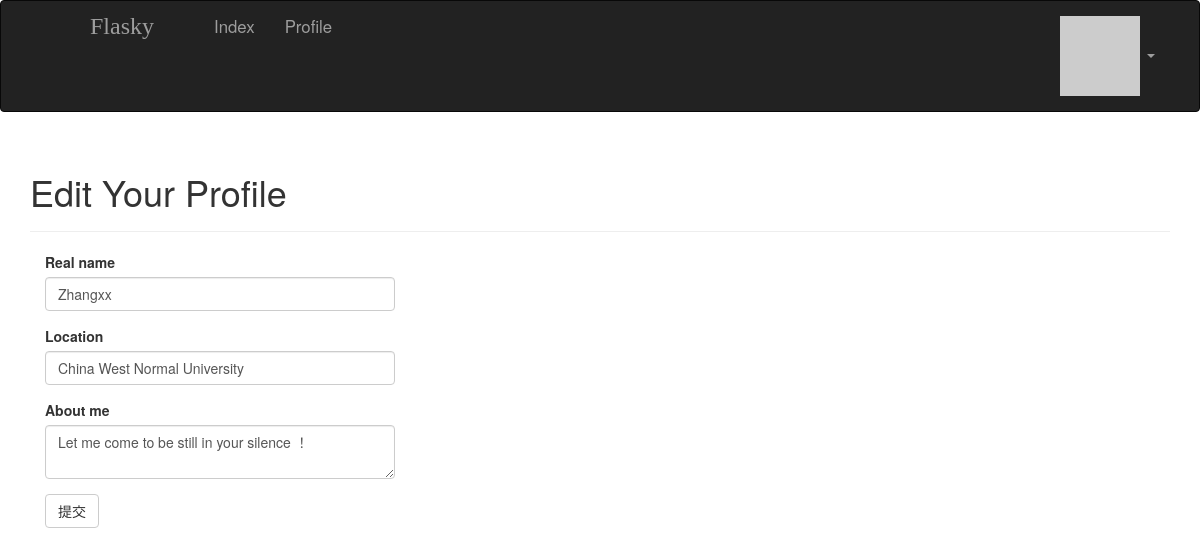
The app's page /edit-profile (signed in) with its own data.
### app/models.py (models this page shows, shortened)
class User(UserMixin, db.Model):
    __tablename__ = 'users'
    id = db.Column(db.Integer, primary_key=True)
    username = db.Column(db.String(64), unique=True, index=True)
    role_id = db.Column(db.Integer, db.ForeignKey('roles.id'))
    password_hash = db.Column(db.String(128))#密码散列
    email = db.Column(db.String(64), unique=True, index=True)#用户使用电子邮件登录
    name = db.Column(db.String(64))
    location = db.Column(db.String(64))
    about_me = db.Column(db.Text())#Text与String的区别就是不需要指定最大长度
    member_since = db.Column(db.DateTime(), default=datetime.utcnow)
    last_seen = db.Column(db.DateTime(), default=datetime.utcnow)
    avatar_hash = db.Column(db.String(32))
    posts = db.relationship('Post', backref='author', lazy='dynamic')
    @property
    def password(self):
        raise AttributeError('password is not a readable attribute')
    def ping(self):
        self.last_seen = datetime.utcnow()
        db.session.add(self)
    def gravatar(self, size=100, default='identicon', rating='g'):
        if request.is_secure:
            url = 'https://secure.gravatar.com/avatar'
        else:
            url = 'http://secure.gravatar.com/avatar'
        hash = self.avatar_hash or hashlib.md5(self.email.encode('utf-8')).hexdigest()
        return '{url}/{hash}?s={size}&d={default}&r={rating}'.format(url=url, hash=hash, size=size, default=default, rating=rating)

### app/main/views.py (the view, shortened to what this page needs)
@main.route('/edit-profile', methods=['GET', 'POST'])
@login_required
def edit_profile():
    form = EditProfileForm()
    form.name.data = current_user.name
    form.location.data = current_user.location
    form.about_me.data = current_user.about_me
    return render_template('edit_profile.html', form=form)

### app/main/forms.py
class EditProfileForm(FlaskForm):
    name = StringField('Real name', validators=[Length(0,64)])
    location = StringField('Location', validators=[Length(0,64)])
    about_me = TextAreaField('About me')
    submit = SubmitField('提交')

### app/auth/views.py (called while the page is built)
@auth.before_app_request
def before_request():
    if current_user.is_authenticated:
        current_user.ping()

### app/main/__init__.py (called while the page is built)
@main.app_context_processor
def inject_permissions():
    return dict(Permission=Permission)

### app/models.py (called while the page is built)
@login_manager.user_loader#加载用户回调函数
def load_user(user_id):
    return User.query.get(int(user_id))

### app/templates/edit_profile.html (shortened to what this page needs)
{% extends "base.html" %}
{% import "bootstrap/wtf.html" as wtf %}
{% block page_content %}
<div class="page-header">
    <h1>Edit Your Profile</h1>
</div>
<div class="col-md-4">
    {{ wtf.quick_form(form) }}
</div>
{% endblock %}

### records on screen
User: name "Zhangxx", location "China West Normal University", about_me "Let me come to be still in your silence ！"
